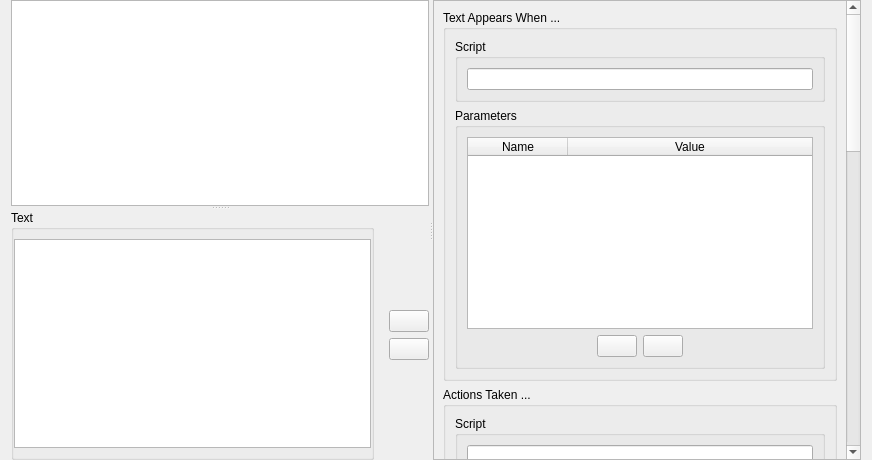
<?xml version="1.0" encoding="UTF-8"?>
<ui version="4.0">
 <class>DialogView</class>
 <widget class="QWidget" name="DialogView">
  <property name="geometry">
   <rect>
    <x>0</x>
    <y>0</y>
    <width>872</width>
    <height>460</height>
   </rect>
  </property>
  <property name="windowTitle">
   <string>Form</string>
  </property>
  <layout class="QHBoxLayout" name="horizontalLayout">
   <property name="topMargin">
    <number>0</number>
   </property>
   <property name="bottomMargin">
    <number>0</number>
   </property>
   <item>
    <widget class="QSplitter" name="splitter">
     <property name="sizePolicy">
      <sizepolicy hsizetype="Expanding" vsizetype="Preferred">
       <horstretch>1</horstretch>
       <verstretch>0</verstretch>
      </sizepolicy>
     </property>
     <property name="orientation">
      <enum>Qt::Horizontal</enum>
     </property>
     <widget class="QWidget" name="widget_2" native="true">
      <layout class="QHBoxLayout" name="horizontalLayout_4">
       <item>
        <widget class="QSplitter" name="splitter_2">
         <property name="orientation">
          <enum>Qt::Vertical</enum>
         </property>
         <widget class="DialogTreeView" name="dialogView">
          <property name="contextMenuPolicy">
           <enum>Qt::CustomContextMenu</enum>
          </property>
          <property name="acceptDrops">
           <bool>true</bool>
          </property>
          <property name="dragEnabled">
           <bool>true</bool>
          </property>
          <property name="dragDropMode">
           <enum>QAbstractItemView::InternalMove</enum>
          </property>
          <property name="wordWrap">
           <bool>false</bool>
          </property>
          <property name="headerHidden">
           <bool>true</bool>
          </property>
         </widget>
         <widget class="QWidget" name="widget_4" native="true">
          <layout class="QHBoxLayout" name="horizontalLayout_7">
           <item>
            <widget class="QGroupBox" name="groupBox_11">
             <property name="title">
              <string>Text</string>
             </property>
             <layout class="QHBoxLayout" name="horizontalLayout_8">
              <property name="leftMargin">
               <number>0</number>
              </property>
              <property name="rightMargin">
               <number>0</number>
              </property>
              <item>
               <widget class="QTextEdit" name="dialogTextEdit"/>
              </item>
             </layout>
            </widget>
           </item>
           <item>
            <widget class="QWidget" name="widget_3" native="true">
             <layout class="QVBoxLayout" name="verticalLayout_2">
              <property name="rightMargin">
               <number>0</number>
              </property>
              <item>
               <spacer name="verticalSpacer">
                <property name="orientation">
                 <enum>Qt::Vertical</enum>
                </property>
                <property name="sizeHint" stdset="0">
                 <size>
                  <width>20</width>
                  <height>40</height>
                 </size>
                </property>
               </spacer>
              </item>
              <item>
               <widget class="QPushButton" name="actionsButton">
                <property name="contextMenuPolicy">
                 <enum>Qt::CustomContextMenu</enum>
                </property>
                <property name="text">
                 <string/>
                </property>
               </widget>
              </item>
              <item>
               <widget class="QPushButton" name="languageButton">
                <property name="text">
                 <string/>
                </property>
               </widget>
              </item>
              <item>
               <spacer name="verticalSpacer_2">
                <property name="orientation">
                 <enum>Qt::Vertical</enum>
                </property>
                <property name="sizeHint" stdset="0">
                 <size>
                  <width>20</width>
                  <height>40</height>
                 </size>
                </property>
               </spacer>
              </item>
             </layout>
            </widget>
           </item>
          </layout>
         </widget>
        </widget>
       </item>
      </layout>
     </widget>
     <widget class="QWidget" name="widget" native="true">
      <layout class="QVBoxLayout" name="verticalLayout">
       <item>
        <widget class="QScrollArea" name="scrollArea">
         <property name="sizePolicy">
          <sizepolicy hsizetype="Preferred" vsizetype="Preferred">
           <horstretch>0</horstretch>
           <verstretch>0</verstretch>
          </sizepolicy>
         </property>
         <property name="widgetResizable">
          <bool>true</bool>
         </property>
         <widget class="QWidget" name="scrollAreaWidgetContents">
          <property name="geometry">
           <rect>
            <x>0</x>
            <y>-761</y>
            <width>400</width>
            <height>1295</height>
           </rect>
          </property>
          <property name="sizePolicy">
           <sizepolicy hsizetype="Preferred" vsizetype="Preferred">
            <horstretch>0</horstretch>
            <verstretch>0</verstretch>
           </sizepolicy>
          </property>
          <layout class="QVBoxLayout" name="verticalLayout_3">
           <item>
            <widget class="QGroupBox" name="groupBox">
             <property name="sizePolicy">
              <sizepolicy hsizetype="Preferred" vsizetype="Preferred">
               <horstretch>0</horstretch>
               <verstretch>0</verstretch>
              </sizepolicy>
             </property>
             <property name="title">
              <string>Text Appears When ...</string>
             </property>
             <layout class="QVBoxLayout" name="verticalLayout_4">
              <item>
               <widget class="QGroupBox" name="groupBox_8">
                <property name="title">
                 <string>Script</string>
                </property>
                <layout class="QHBoxLayout" name="horizontalLayout_3">
                 <item>
                  <widget class="QLineEdit" name="conditionScript">
                   <property name="sizePolicy">
                    <sizepolicy hsizetype="Expanding" vsizetype="Fixed">
                     <horstretch>1</horstretch>
                     <verstretch>0</verstretch>
                    </sizepolicy>
                   </property>
                  </widget>
                 </item>
                </layout>
               </widget>
              </item>
              <item>
               <widget class="QGroupBox" name="groupBox_9">
                <property name="title">
                 <string>Parameters</string>
                </property>
                <layout class="QVBoxLayout" name="verticalLayout_10">
                 <item>
                  <widget class="QTableWidget" name="conditionParams">
                   <property name="sizePolicy">
                    <sizepolicy hsizetype="Preferred" vsizetype="MinimumExpanding">
                     <horstretch>0</horstretch>
                     <verstretch>0</verstretch>
                    </sizepolicy>
                   </property>
                   <property name="selectionBehavior">
                    <enum>QAbstractItemView::SelectRows</enum>
                   </property>
                   <property name="cornerButtonEnabled">
                    <bool>true</bool>
                   </property>
                   <property name="rowCount">
                    <number>0</number>
                   </property>
                   <attribute name="horizontalHeaderShowSortIndicator" stdset="0">
                    <bool>true</bool>
                   </attribute>
                   <attribute name="horizontalHeaderStretchLastSection">
                    <bool>true</bool>
                   </attribute>
                   <attribute name="verticalHeaderCascadingSectionResizes">
                    <bool>false</bool>
                   </attribute>
                   <attribute name="verticalHeaderStretchLastSection">
                    <bool>false</bool>
                   </attribute>
                   <column>
                    <property name="text">
                     <string>Name</string>
                    </property>
                   </column>
                   <column>
                    <property name="text">
                     <string>Value</string>
                    </property>
                   </column>
                  </widget>
                 </item>
                 <item>
                  <widget class="QWidget" name="widget_5" native="true">
                   <property name="sizePolicy">
                    <sizepolicy hsizetype="Minimum" vsizetype="Preferred">
                     <horstretch>0</horstretch>
                     <verstretch>0</verstretch>
                    </sizepolicy>
                   </property>
                   <layout class="QHBoxLayout" name="horizontalLayout_2">
                    <property name="topMargin">
                     <number>0</number>
                    </property>
                    <property name="bottomMargin">
                     <number>0</number>
                    </property>
                    <item>
                     <spacer name="horizontalSpacer_3">
                      <property name="orientation">
                       <enum>Qt::Horizontal</enum>
                      </property>
                      <property name="sizeHint" stdset="0">
                       <size>
                        <width>40</width>
                        <height>20</height>
                       </size>
                      </property>
                     </spacer>
                    </item>
                    <item>
                     <widget class="QPushButton" name="conditionParamsAdd">
                      <property name="sizePolicy">
                       <sizepolicy hsizetype="Fixed" vsizetype="Fixed">
                        <horstretch>0</horstretch>
                        <verstretch>0</verstretch>
                       </sizepolicy>
                      </property>
                      <property name="text">
                       <string/>
                      </property>
                     </widget>
                    </item>
                    <item>
                     <widget class="QPushButton" name="conditionParamsDel">
                      <property name="sizePolicy">
                       <sizepolicy hsizetype="Fixed" vsizetype="Fixed">
                        <horstretch>0</horstretch>
                        <verstretch>0</verstretch>
                       </sizepolicy>
                      </property>
                      <property name="text">
                       <string/>
                      </property>
                     </widget>
                    </item>
                    <item>
                     <spacer name="horizontalSpacer_4">
                      <property name="orientation">
                       <enum>Qt::Horizontal</enum>
                      </property>
                      <property name="sizeHint" stdset="0">
                       <size>
                        <width>40</width>
                        <height>20</height>
                       </size>
                      </property>
                     </spacer>
                    </item>
                   </layout>
                  </widget>
                 </item>
                </layout>
               </widget>
              </item>
             </layout>
            </widget>
           </item>
           <item>
            <widget class="QGroupBox" name="groupBox_3">
             <property name="title">
              <string>Actions Taken ...</string>
             </property>
             <layout class="QVBoxLayout" name="verticalLayout_5">
              <item>
               <widget class="QGroupBox" name="groupBox_7">
                <property name="title">
                 <string>Script</string>
                </property>
                <layout class="QHBoxLayout" name="horizontalLayout_6">
                 <item>
                  <widget class="QLineEdit" name="actionScript"/>
                 </item>
                </layout>
               </widget>
              </item>
              <item>
               <widget class="QGroupBox" name="groupBox_6">
                <property name="title">
                 <string>Parameters</string>
                </property>
                <layout class="QVBoxLayout" name="verticalLayout_9">
                 <item>
                  <widget class="QTableWidget" name="actionParams">
                   <property name="sizePolicy">
                    <sizepolicy hsizetype="Preferred" vsizetype="MinimumExpanding">
                     <horstretch>0</horstretch>
                     <verstretch>0</verstretch>
                    </sizepolicy>
                   </property>
                   <attribute name="horizontalHeaderShowSortIndicator" stdset="0">
                    <bool>true</bool>
                   </attribute>
                   <attribute name="horizontalHeaderStretchLastSection">
                    <bool>true</bool>
                   </attribute>
                   <attribute name="verticalHeaderCascadingSectionResizes">
                    <bool>false</bool>
                   </attribute>
                   <attribute name="verticalHeaderStretchLastSection">
                    <bool>false</bool>
                   </attribute>
                   <column>
                    <property name="text">
                     <string>Name</string>
                    </property>
                   </column>
                   <column>
                    <property name="text">
                     <string>Value</string>
                    </property>
                   </column>
                  </widget>
                 </item>
                 <item>
                  <widget class="QWidget" name="widget_6" native="true">
                   <property name="sizePolicy">
                    <sizepolicy hsizetype="Minimum" vsizetype="Preferred">
                     <horstretch>0</horstretch>
                     <verstretch>0</verstretch>
                    </sizepolicy>
                   </property>
                   <layout class="QHBoxLayout" name="horizontalLayout_9">
                    <property name="topMargin">
                     <number>0</number>
                    </property>
                    <property name="bottomMargin">
                     <number>0</number>
                    </property>
                    <item>
                     <spacer name="horizontalSpacer">
                      <property name="orientation">
                       <enum>Qt::Horizontal</enum>
                      </property>
                      <property name="sizeHint" stdset="0">
                       <size>
                        <width>40</width>
                        <height>20</height>
                       </size>
                      </property>
                     </spacer>
                    </item>
                    <item>
                     <widget class="QPushButton" name="actionParamAdd">
                      <property name="sizePolicy">
                       <sizepolicy hsizetype="Fixed" vsizetype="Fixed">
                        <horstretch>0</horstretch>
                        <verstretch>0</verstretch>
                       </sizepolicy>
                      </property>
                      <property name="text">
                       <string/>
                      </property>
                     </widget>
                    </item>
                    <item>
                     <widget class="QPushButton" name="actionParamDel">
                      <property name="sizePolicy">
                       <sizepolicy hsizetype="Fixed" vsizetype="Fixed">
                        <horstretch>0</horstretch>
                        <verstretch>0</verstretch>
                       </sizepolicy>
                      </property>
                      <property name="text">
                       <string/>
                      </property>
                     </widget>
                    </item>
                    <item>
                     <spacer name="horizontalSpacer_2">
                      <property name="orientation">
                       <enum>Qt::Horizontal</enum>
                      </property>
                      <property name="sizeHint" stdset="0">
                       <size>
                        <width>40</width>
                        <height>20</height>
                       </size>
                      </property>
                     </spacer>
                    </item>
                   </layout>
                  </widget>
                 </item>
                </layout>
               </widget>
              </item>
             </layout>
            </widget>
           </item>
           <item>
            <widget class="QGroupBox" name="speakersGroup">
             <property name="sizePolicy">
              <sizepolicy hsizetype="MinimumExpanding" vsizetype="Preferred">
               <horstretch>0</horstretch>
               <verstretch>0</verstretch>
              </sizepolicy>
             </property>
             <property name="title">
              <string>Speakers</string>
             </property>
             <layout class="QVBoxLayout" name="verticalLayout_11">
              <property name="topMargin">
               <number>0</number>
              </property>
              <property name="bottomMargin">
               <number>0</number>
              </property>
              <item>
               <widget class="QTableWidget" name="speakersTable">
                <property name="sizePolicy">
                 <sizepolicy hsizetype="Expanding" vsizetype="MinimumExpanding">
                  <horstretch>0</horstretch>
                  <verstretch>0</verstretch>
                 </sizepolicy>
                </property>
                <property name="rowCount">
                 <number>1</number>
                </property>
                <attribute name="horizontalHeaderStretchLastSection">
                 <bool>true</bool>
                </attribute>
                <row/>
                <column>
                 <property name="text">
                  <string>Tag</string>
                 </property>
                </column>
                <item row="0" column="0">
                 <property name="text">
                  <string>&lt;owner&gt;</string>
                 </property>
                </item>
               </widget>
              </item>
              <item>
               <widget class="QWidget" name="widget_8" native="true">
                <property name="sizePolicy">
                 <sizepolicy hsizetype="Minimum" vsizetype="Preferred">
                  <horstretch>0</horstretch>
                  <verstretch>0</verstretch>
                 </sizepolicy>
                </property>
                <layout class="QHBoxLayout" name="horizontalLayout_5">
                 <item>
                  <spacer name="horizontalSpacer_5">
                   <property name="orientation">
                    <enum>Qt::Horizontal</enum>
                   </property>
                   <property name="sizeHint" stdset="0">
                    <size>
                     <width>40</width>
                     <height>20</height>
                    </size>
                   </property>
                  </spacer>
                 </item>
                 <item>
                  <widget class="QPushButton" name="speakersListAdd">
                   <property name="sizePolicy">
                    <sizepolicy hsizetype="Fixed" vsizetype="Fixed">
                     <horstretch>0</horstretch>
                     <verstretch>0</verstretch>
                    </sizepolicy>
                   </property>
                   <property name="text">
                    <string/>
                   </property>
                  </widget>
                 </item>
                 <item>
                  <widget class="QPushButton" name="speakersListDel">
                   <property name="sizePolicy">
                    <sizepolicy hsizetype="Fixed" vsizetype="Fixed">
                     <horstretch>0</horstretch>
                     <verstretch>0</verstretch>
                    </sizepolicy>
                   </property>
                   <property name="text">
                    <string/>
                   </property>
                  </widget>
                 </item>
                 <item>
                  <spacer name="horizontalSpacer_6">
                   <property name="orientation">
                    <enum>Qt::Horizontal</enum>
                   </property>
                   <property name="sizeHint" stdset="0">
                    <size>
                     <width>40</width>
                     <height>20</height>
                    </size>
                   </property>
                  </spacer>
                 </item>
                </layout>
               </widget>
              </item>
             </layout>
            </widget>
           </item>
           <item>
            <widget class="QGroupBox" name="otherGroup">
             <property name="title">
              <string>Other Actions</string>
             </property>
             <layout class="QGridLayout" name="gridLayout_2">
              <item row="3" column="0">
               <widget class="QLabel" name="label_5">
                <property name="text">
                 <string>Journal</string>
                </property>
               </widget>
              </item>
              <item row="1" column="1" colspan="2">
               <widget class="QComboBox" name="actionAnimation">
                <item>
                 <property name="text">
                  <string>Default</string>
                 </property>
                </item>
                <item>
                 <property name="text">
                  <string>No Animation</string>
                 </property>
                </item>
                <item>
                 <property name="text">
                  <string>Taunt</string>
                 </property>
                </item>
                <item>
                 <property name="text">
                  <string>Greeting</string>
                 </property>
                </item>
                <item>
                 <property name="text">
                  <string>Listen</string>
                 </property>
                </item>
                <item>
                 <property name="text">
                  <string>Worship</string>
                 </property>
                </item>
                <item>
                 <property name="text">
                  <string>Salute</string>
                 </property>
                </item>
                <item>
                 <property name="text">
                  <string>Bow</string>
                 </property>
                </item>
                <item>
                 <property name="text">
                  <string>Steal</string>
                 </property>
                </item>
                <item>
                 <property name="text">
                  <string>Talk Normal</string>
                 </property>
                </item>
                <item>
                 <property name="text">
                  <string>Talk Pleading</string>
                 </property>
                </item>
                <item>
                 <property name="text">
                  <string>Talk Forceful</string>
                 </property>
                </item>
                <item>
                 <property name="text">
                  <string>Talk Laughing</string>
                 </property>
                </item>
                <item>
                 <property name="text">
                  <string>Victory 1</string>
                 </property>
                </item>
                <item>
                 <property name="text">
                  <string>Victory 2</string>
                 </property>
                </item>
                <item>
                 <property name="text">
                  <string>Victory 3</string>
                 </property>
                </item>
                <item>
                 <property name="text">
                  <string>Look Far</string>
                 </property>
                </item>
                <item>
                 <property name="text">
                  <string>Drink</string>
                 </property>
                </item>
                <item>
                 <property name="text">
                  <string>Read</string>
                 </property>
                </item>
               </widget>
              </item>
              <item row="2" column="0">
               <widget class="QLabel" name="label_2">
                <property name="text">
                 <string>Sound</string>
                </property>
               </widget>
              </item>
              <item row="1" column="0">
               <widget class="QLabel" name="label">
                <property name="sizePolicy">
                 <sizepolicy hsizetype="Fixed" vsizetype="Preferred">
                  <horstretch>0</horstretch>
                  <verstretch>0</verstretch>
                 </sizepolicy>
                </property>
                <property name="text">
                 <string>Animation</string>
                </property>
               </widget>
              </item>
              <item row="4" column="1" colspan="2">
               <widget class="QComboBox" name="comboBox_4"/>
              </item>
              <item row="3" column="1" colspan="2">
               <widget class="QComboBox" name="comboBox_3"/>
              </item>
              <item row="2" column="1">
               <widget class="QLineEdit" name="actionSound"/>
              </item>
              <item row="2" column="2">
               <widget class="QPushButton" name="actionSoundPlay">
                <property name="sizePolicy">
                 <sizepolicy hsizetype="Fixed" vsizetype="Fixed">
                  <horstretch>0</horstretch>
                  <verstretch>0</verstretch>
                 </sizepolicy>
                </property>
                <property name="text">
                 <string/>
                </property>
                <property name="icon">
                 <iconset theme="media-playback-start"/>
                </property>
               </widget>
              </item>
             </layout>
            </widget>
           </item>
           <item>
            <widget class="QGroupBox" name="settingGroup">
             <property name="title">
              <string>Settings</string>
             </property>
             <layout class="QVBoxLayout" name="verticalLayout_7">
              <item>
               <widget class="QWidget" name="widget_7" native="true">
                <layout class="QGridLayout" name="gridLayout">
                 <item row="0" column="0">
                  <widget class="QLabel" name="label_3">
                   <property name="text">
                    <string>Aborted</string>
                   </property>
                  </widget>
                 </item>
                 <item row="1" column="0">
                  <widget class="QLabel" name="label_4">
                   <property name="text">
                    <string>Normal</string>
                   </property>
                  </widget>
                 </item>
                 <item row="1" column="1">
                  <widget class="QLineEdit" name="endLineEdit"/>
                 </item>
                 <item row="0" column="1">
                  <widget class="QLineEdit" name="abortLineEdit"/>
                 </item>
                 <item row="2" column="0" colspan="2">
                  <widget class="QCheckBox" name="noZoom">
                   <property name="text">
                    <string>Stop Camera Zoom In</string>
                   </property>
                  </widget>
                 </item>
                </layout>
               </widget>
              </item>
             </layout>
            </widget>
           </item>
           <item>
            <widget class="QGroupBox" name="commentGroup">
             <property name="title">
              <string>Comment</string>
             </property>
             <layout class="QVBoxLayout" name="verticalLayout_6">
              <item>
               <widget class="QTextEdit" name="commentText"/>
              </item>
             </layout>
            </widget>
           </item>
          </layout>
         </widget>
        </widget>
       </item>
      </layout>
     </widget>
    </widget>
   </item>
  </layout>
 </widget>
 <customwidgets>
  <customwidget>
   <class>DialogTreeView</class>
   <extends>QTreeView</extends>
   <header>dialogtreeview.h</header>
  </customwidget>
 </customwidgets>
 <resources/>
 <connections/>
</ui>
